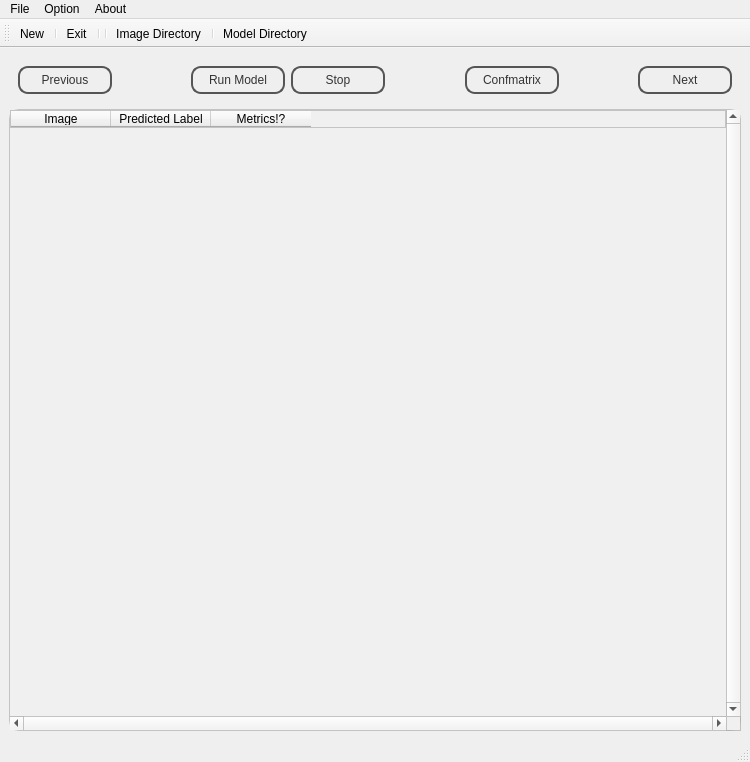
<?xml version="1.0" encoding="UTF-8"?>
<ui version="4.0">
 <class>MainWindow</class>
 <widget class="QMainWindow" name="MainWindow">
  <property name="geometry">
   <rect>
    <x>0</x>
    <y>0</y>
    <width>750</width>
    <height>762</height>
   </rect>
  </property>
  <property name="windowTitle">
   <string>Model Eval</string>
  </property>
  <property name="styleSheet">
   <string notr="true">QMainWindow::separator {
    background: yellow;
    width: 10px; /* when vertical */
    height: 10px; /* when horizontal */
}

QMainWindow::separator:hover {
    background: red;
}</string>
  </property>
  <widget class="QWidget" name="centralwidget">
   <layout class="QGridLayout" name="gridLayout_2">
    <item row="0" column="0">
     <widget class="QFrame" name="frame">
      <property name="styleSheet">
       <string notr="true">QPushButton {
color: #333;
border: 2px solid #555;
border-radius: 10px;
padding: 5px;
background: qradialgradient(cx: 0.3, cy: -0.4,
fx: 0.3, fy: -0.4,
radius: 1.35, stop: 0 #fff, stop: 1 #888);
min-width: 80px;
}
QPushButton:pressed {
background: qradialgradient(cx: 0.4, cy: -0.1,
fx: 0.4, fy: -0.1,
radius: 1.35, stop: 0 #fff, stop: 1 #ddd);
}
#frame {
border: none;
background: qlineargradient(x1: 0, y1: 0, x2: 0, y2: 1,
stop: 0 #a6a6a6, stop: 0.08 #7f7f7f,
stop: 0.39999 #717171, stop: 0.4 #626262,
stop: 0.9 #4c4c4c, stop: 1 #333333);
}</string>
      </property>
      <property name="frameShape">
       <enum>QFrame::StyledPanel</enum>
      </property>
      <property name="frameShadow">
       <enum>QFrame::Raised</enum>
      </property>
      <layout class="QHBoxLayout" name="horizontalLayout">
       <item>
        <widget class="QPushButton" name="pButton">
         <property name="styleSheet">
          <string notr="true"/>
         </property>
         <property name="text">
          <string>Previous</string>
         </property>
        </widget>
       </item>
       <item>
        <spacer name="horizontalSpacer">
         <property name="orientation">
          <enum>Qt::Horizontal</enum>
         </property>
         <property name="sizeHint" stdset="0">
          <size>
           <width>40</width>
           <height>20</height>
          </size>
         </property>
        </spacer>
       </item>
       <item>
        <widget class="QPushButton" name="rButton">
         <property name="text">
          <string>Run Model</string>
         </property>
        </widget>
       </item>
       <item>
        <widget class="QPushButton" name="sButton">
         <property name="text">
          <string>Stop</string>
         </property>
        </widget>
       </item>
       <item>
        <spacer name="horizontalSpacer_2">
         <property name="orientation">
          <enum>Qt::Horizontal</enum>
         </property>
         <property name="sizeHint" stdset="0">
          <size>
           <width>40</width>
           <height>20</height>
          </size>
         </property>
        </spacer>
       </item>
       <item>
        <widget class="QPushButton" name="cButton">
         <property name="text">
          <string>Confmatrix</string>
         </property>
        </widget>
       </item>
       <item>
        <spacer name="horizontalSpacer_3">
         <property name="orientation">
          <enum>Qt::Horizontal</enum>
         </property>
         <property name="sizeHint" stdset="0">
          <size>
           <width>40</width>
           <height>20</height>
          </size>
         </property>
        </spacer>
       </item>
       <item>
        <widget class="QPushButton" name="nButton">
         <property name="text">
          <string>Next</string>
         </property>
        </widget>
       </item>
      </layout>
     </widget>
    </item>
    <item row="1" column="0">
     <layout class="QGridLayout" name="gridLayout">
      <item row="0" column="0">
       <widget class="QTableWidget" name="tableWidget">
        <property name="styleSheet">
         <string notr="true">
    background-color: #f0f0f0;
    alternate-background-color: #e6e6e6; /* related with QListView background  */
    border: 1px solid #c3c3c3; 
    selection-color: white;
    selection-background-color: #5e90fa; /* should be similar to QListView::item selected background-color */
    show-decoration-selected: 1; /* make the selection span the entire width of the view */
    border-radius: 10px;
</string>
        </property>
        <property name="verticalScrollBarPolicy">
         <enum>Qt::ScrollBarAlwaysOn</enum>
        </property>
        <property name="horizontalScrollBarPolicy">
         <enum>Qt::ScrollBarAlwaysOn</enum>
        </property>
        <property name="showGrid">
         <bool>true</bool>
        </property>
        <attribute name="horizontalHeaderVisible">
         <bool>true</bool>
        </attribute>
        <attribute name="horizontalHeaderCascadingSectionResizes">
         <bool>true</bool>
        </attribute>
        <attribute name="horizontalHeaderShowSortIndicator" stdset="0">
         <bool>false</bool>
        </attribute>
        <attribute name="horizontalHeaderStretchLastSection">
         <bool>false</bool>
        </attribute>
        <attribute name="verticalHeaderCascadingSectionResizes">
         <bool>true</bool>
        </attribute>
        <attribute name="verticalHeaderShowSortIndicator" stdset="0">
         <bool>false</bool>
        </attribute>
        <attribute name="verticalHeaderStretchLastSection">
         <bool>false</bool>
        </attribute>
        <column>
         <property name="text">
          <string>Image</string>
         </property>
         <property name="font">
          <font>
           <stylestrategy>PreferDefault</stylestrategy>
          </font>
         </property>
         <property name="textAlignment">
          <set>AlignHCenter|AlignVCenter|AlignCenter</set>
         </property>
        </column>
        <column>
         <property name="text">
          <string>Predicted Label</string>
         </property>
         <property name="textAlignment">
          <set>AlignHCenter|AlignVCenter|AlignCenter</set>
         </property>
        </column>
        <column>
         <property name="text">
          <string>Metrics!?</string>
         </property>
         <property name="textAlignment">
          <set>AlignHCenter|AlignVCenter|AlignCenter</set>
         </property>
        </column>
       </widget>
      </item>
     </layout>
    </item>
   </layout>
  </widget>
  <widget class="QMenuBar" name="menubar">
   <property name="geometry">
    <rect>
     <x>0</x>
     <y>0</y>
     <width>750</width>
     <height>25</height>
    </rect>
   </property>
   <property name="styleSheet">
    <string notr="true">QMenu {
    background-color: #ABABAB; /* sets background of the menu */
    border: 1px solid black;
}

QMenu::item {
    /* sets background of menu item. set this to something non-transparent
        if you want menu color and menu item color to be different */
    background-color: transparent;
}

QMenu::item:selected { /* when user selects item using mouse or keyboard */
    background-color: #654321;
}</string>
   </property>
   <property name="nativeMenuBar">
    <bool>false</bool>
   </property>
   <widget class="QMenu" name="menuFile">
    <property name="title">
     <string>File</string>
    </property>
    <addaction name="actionNew"/>
    <addaction name="actionExit"/>
   </widget>
   <widget class="QMenu" name="menuOption">
    <property name="title">
     <string>Option</string>
    </property>
    <addaction name="actionImage_Directory"/>
    <addaction name="actionModel_Directory"/>
   </widget>
   <widget class="QMenu" name="menuAbout">
    <property name="title">
     <string>About</string>
    </property>
    <addaction name="actionAbout"/>
    <addaction name="actionHelp"/>
   </widget>
   <addaction name="menuFile"/>
   <addaction name="menuOption"/>
   <addaction name="menuAbout"/>
  </widget>
  <widget class="QStatusBar" name="statusbar"/>
  <widget class="QToolBar" name="toolBar">
   <property name="windowTitle">
    <string>toolBar</string>
   </property>
   <property name="styleSheet">
    <string notr="true">QTabBar::tab {
	background: transparent;
	border: 0px solid transparent;
	border-bottom: 2px solid transparent;
	color: #546E7A;
	padding-left: 10px;
	padding-right: 10px;
	padding-top: 3px;
	padding-bottom: 3px;
}

QTabBar::tab:hover {
	background-color: transparent;
	border: 0px solid transparent;
	border-bottom: 2px solid #80CBC4;
	color: #AFBDC4;
}

QTabBar::tab:selected {
	background-color: transparent;
	border: 0px solid transparent;
	border-top: none;
	border-bottom: 2px solid #80CBC4;
	color: #FFFFFF;
}</string>
   </property>
   <attribute name="toolBarArea">
    <enum>TopToolBarArea</enum>
   </attribute>
   <attribute name="toolBarBreak">
    <bool>false</bool>
   </attribute>
   <addaction name="actionNew"/>
   <addaction name="separator"/>
   <addaction name="actionExit"/>
   <addaction name="separator"/>
   <addaction name="separator"/>
   <addaction name="actionImage_Directory"/>
   <addaction name="separator"/>
   <addaction name="actionModel_Directory"/>
  </widget>
  <action name="actionNew">
   <property name="text">
    <string>New</string>
   </property>
  </action>
  <action name="actionExit">
   <property name="text">
    <string>Exit</string>
   </property>
  </action>
  <action name="actionImage_Directory">
   <property name="text">
    <string>Image Directory</string>
   </property>
  </action>
  <action name="actionModel_Directory">
   <property name="text">
    <string>Model Directory</string>
   </property>
  </action>
  <action name="actionAbout">
   <property name="text">
    <string>About</string>
   </property>
  </action>
  <action name="actionHelp">
   <property name="text">
    <string>Help</string>
   </property>
  </action>
 </widget>
 <resources/>
 <connections/>
</ui>
